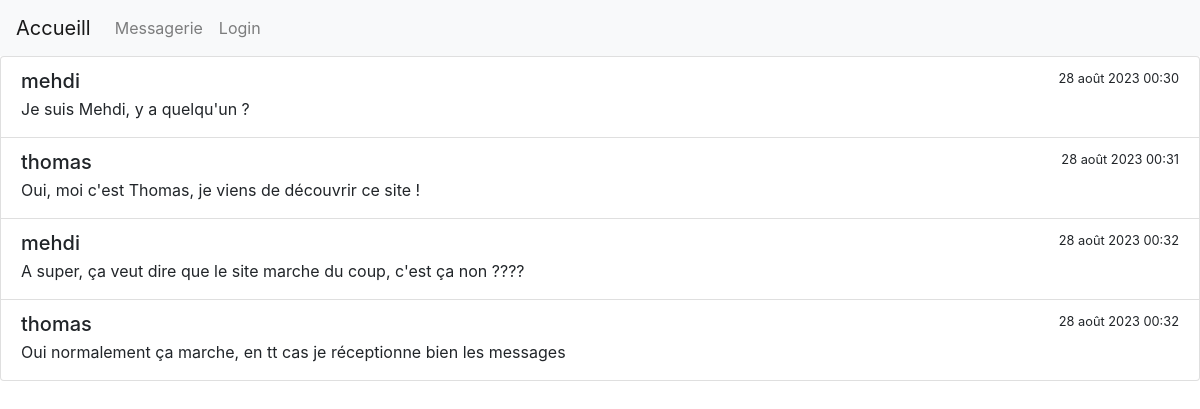
The app's page /forum, older data.
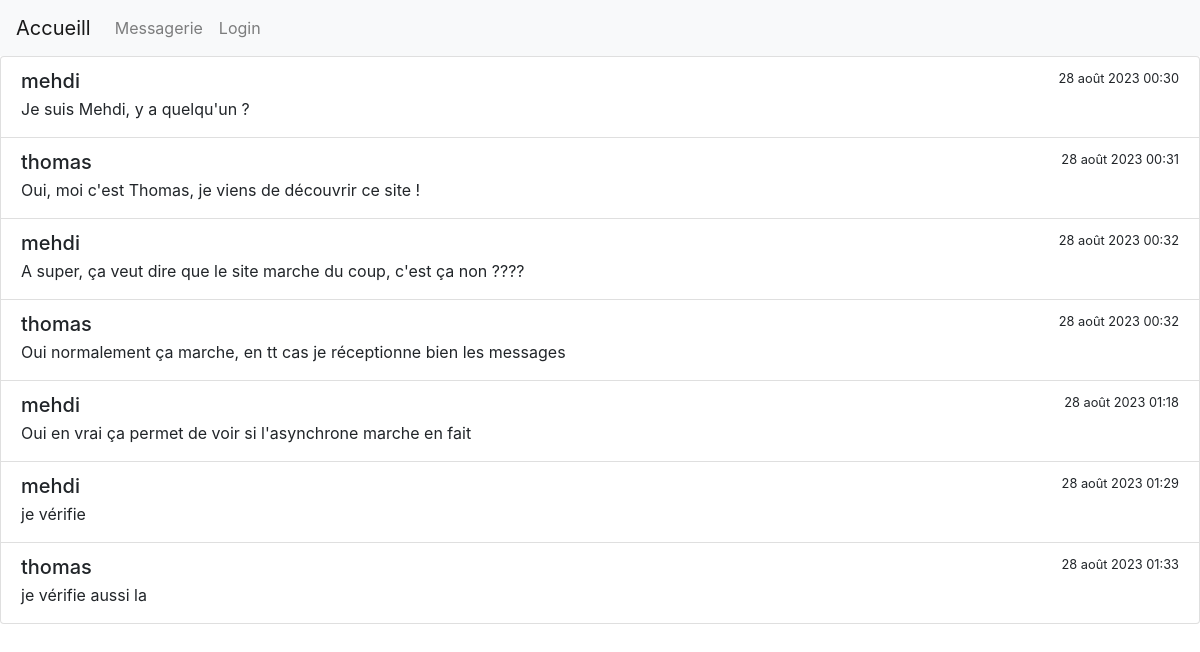
The same page, newer data.
### main/models.py (models this page shows, shortened)
class ChatMessage(models.Model):
    username=models.CharField(max_length=150)
    message=models.CharField(max_length=500)
    dateMessage=models.DateTimeField(auto_now=False, auto_now_add=True)

### main/views.py (the view)
# urls.py: path("forum",views.forum,name="forum"),
def forum(request):
	messages=ChatMessage.objects.all()
	print("nombre de message ---> ",len(messages))
	return render(request,template_name="forum.html",context={"messages":messages})

### main/templates/forum.html (shortened to what this page needs)
{% include "partials/header.html" with title_page="Accueil"%}
{% include "partials/navbar.html" with title_page="Accueil"%}
{% block content %}
    <div class="scroll-area-sm">
    <div class="list-group">
        {% for message in messages %}
        <a class="list-group-item list-group-item-action " aria-current="true">
            <div class="d-flex w-100 h-25 d-inline-block justify-content-between">
              <h5 class="mb-1">{{message.username}}</h5>
              <small>{{message.dateMessage}}</small>
            </div>
            <p class="mb-1">{{message.message}}</p>
        </a>
        {% endfor %}
    </div>
    </div>
{% endblock %}

Row changes from the older to the newer data that the page shows:
added ChatMessage: username "mehdi", dateMessage "28 août 2023 01:18", message "Oui en vrai ça permet de voir si l'asynchrone marche en fait"
added ChatMessage: username "mehdi", dateMessage "28 août 2023 01:29", message "je vérifie"
added ChatMessage: username "thomas", dateMessage "28 août 2023 01:33", message "je vérifie aussi la"
